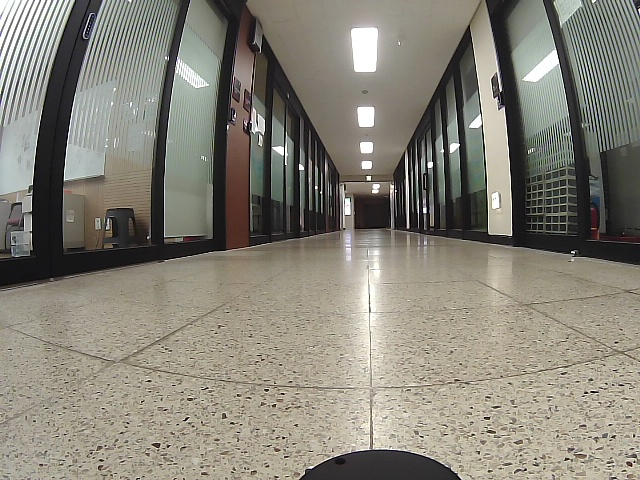
#> input picture src/track_drive/dev/shots/calib_raw.jpg, 640 x 480 px, found by its file name
$ python _auto_refine.py   (older library calls are emulated)
#> lines starting #> are read from the running program, lines starting #| are printed output that depends on the picture
### src/track_drive/track_drive/lib/bev.py
"""BEV 호모그래피 + 렌즈 왜곡 보정 + 차선점 추출 (순수 파이썬, rclpy 금지).

역할: 카메라 캘리브(config/camera.yaml) 로드, 렌즈 왜곡 보정(plumb_bob/fisheye),
      이미지 마스크 → BEV warp → lidar 좌표 차선 중심점 추출, 품질 점수.
입력: camera.yaml (model/K/D/new_K/H + intrinsics_calibrated/h_calibrated),
      BGR 이미지, 차선 마스크(uint8, 이미지 픽셀 좌표).
출력: (xs, ys) lidar_frame 미터 (x전방/y좌), lane_quality 0~1.
예선 대비 변경점: lane_detect_node 의 BEV 상수·_mask_to_centerline_xy 를 lib 로
      승격(원문 유지). H 는 yaml 에서 로드하고 미캘리브 시 예선 시뮬 폴백 H 사용.
      Undistorter 신설 — intrinsics_calibrated=False 면 no-op 패스스루.
캘리브 플래그는 2개로 분리돼 있다 (부분 캘리브가 실제로 자주 생긴다):
      intrinsics_calibrated = K/D 유효 → undistort 실행 여부를 결정,
      h_calibrated          = H 유효    → 지면 좌표 신뢰 여부를 결정.
      구버전 파일의 calibrated 단일 키는 "둘 다"의 의미로 해석한다(하위호환).
본선 실측 반영: 벤더 PDF 는 "170도 어안" 이라 했으나 실측 HFOV≈87°/VFOV≈64° 의
      일반 광각 렌즈였다. 87° 렌즈에 등거리(fisheye) 모델을 쓰면 과파라미터화로
      CHECK_COND 실패·가장자리 악화가 난다. 그래서 기본 왜곡모델을 plumb_bob 으로
      두고, fisheye 경로는 지우지 않고 model 필드로 고르는 하위호환으로 남긴다
      (카메라 교체나 진짜 어안 사용 대비).
"""

import os

import cv2
import numpy as np

try:
    import yaml
except ImportError:  # PyYAML 없는 환경(순수 유닛테스트)에서도 import 는 되게
    yaml = None


# ======================== BEV 상수 (예선 common.py 와 동일 유지) ========================

# ★ 2026-08-12 실차 실측으로 교체. 예선 시뮬 값(RES 0.05 / SUB 3 / BIN 0.18)은
#   굵은 시뮬 차선 기준이라, 실차의 얇은 노란테이프에서는 마스크가 14,451화소나
#   되는데도 BEV 점이 1개만 나왔다 (경로 생성 최소 6개 → 영구 실패).
#   같은 프레임에서 RES 0.02 / SUB 1 / BIN 0.05 로 바꾸면 20개 안팎이 나온다.
#   워프 비용은 0.14ms → 0.82ms 로 무시할 수준(전체 주기 128ms).
BEV_RES = 0.02                      # 실측 (was 0.05 [SIM])
BEV_X_MIN, BEV_X_MAX = -2.0, 12.0   # [SIM] 전방 범위 m
BEV_Y_HALF = 5.0                    # [SIM] 좌우 반폭 m
BEV_W = int(round((2 * BEV_Y_HALF) / BEV_RES))          # 500
BEV_H = int(round((BEV_X_MAX - BEV_X_MIN) / BEV_RES))   # 700

# lidar (x전방/y좌, m) → BEV 픽셀 (u,v) 그리드 행렬
M_GRID = np.array([
    [ 0.0,           -1.0 / BEV_RES, BEV_Y_HALF / BEV_RES],
    [-1.0 / BEV_RES,  0.0,           BEV_X_MAX  / BEV_RES],
    [ 0.0,            0.0,           1.0],
], dtype=np.float64)

# 예선 시뮬 캘리브 호모그래피 (이미지 픽셀 → lidar 미터). 실차 캘리브 전 폴백.
H_PIX2LIDAR_SIM_FALLBACK = np.array([  # [SIM] common.H_PIX2LIDAR_FALLBACK 복사본
    [ 0.00000000000000e+00,  4.63055528548851e-03, -2.73689017508590e+00],
    [ 4.18097842466549e-03,  1.87301533010043e-04, -1.37819064484720e+00],
    [ 0.00000000000000e+00, -2.40130177039888e-03,  5.16378846754945e-01],
], dtype=np.float64)

LANE_PIX_SUBSAMPLE = 1          # 실측 (was 3 [SIM]) — 얇은 테이프는 3칸 건너뛰면 사라진다
LANE_CENTERLINE_BIN_M = 0.05    # 실측 (was 0.18 [SIM]) — 점이 1.6m 안에만 있어 촘촘히 떠야 한다

# lane_quality 등급 기준 (본선 스펙: n/20 × x스팬/3.0)
LANE_QUALITY_GOOD_POINTS = 20.0
LANE_QUALITY_GOOD_SPAN_M = 3.0


# ======================== 왜곡 모델 ========================

# plumb_bob = 브라운-콘라디(일반 광각). D = [k1, k2, p1, p2, k3] (5개)
MODEL_PLUMB_BOB = "plumb_bob"
# fisheye = 등거리 어안. D = [k1, k2, k3, k4] (4개)
MODEL_FISHEYE = "fisheye"
VALID_MODELS = (MODEL_PLUMB_BOB, MODEL_FISHEYE)
# 실차 Xycar 카메라가 실측 HFOV≈87° 일반 광각이므로 기본값은 plumb_bob
DEFAULT_MODEL = MODEL_PLUMB_BOB

# getOptimalNewCameraMatrix alpha 기본값.
# 0.0 = 검은 여백 없이 크롭, 1.0 = 원본 화소 전부 보존(가장자리에 검은 여백)
UNDISTORT_ALPHA_DEFAULT = 0.0

# new_K 일치 판정 허용 오차 (픽셀). 이보다 크게 벌어지면 H 가 무효.
NEW_K_MATCH_TOL = 1e-3


def resolve_distortion_model(model, D=None):
    """model 문자열 정규화. 미지정/미상이면 D 길이로 추론한다 (5→plumb_bob, 4→fisheye).

    반환: (model, note) — note 는 추론이 일어났을 때만 채워지는 로그용 한국어 문자열
          (정상적으로 model 이 명시돼 있으면 빈 문자열).
    """
    name = str(model).strip().lower() if model is not None else ""
    if name in VALID_MODELS:
        return name, ""

    try:
        n = int(np.asarray(D, dtype=np.float64).reshape(-1).size) if D is not None else 0
    except (TypeError, ValueError):
        n = 0

    if n == 4:
        guessed = MODEL_FISHEYE
    elif n >= 5:
        guessed = MODEL_PLUMB_BOB
    else:
        guessed = DEFAULT_MODEL

    if name:
        note = (f"camera.yaml model='{model}' 은 알 수 없는 값 — "
                f"D 길이({n})로 '{guessed}' 추론. model 은 "
                f"{'/'.join(VALID_MODELS)} 중 하나여야 한다.")
    else:
        note = (f"camera.yaml 에 model 필드 없음 — D 길이({n})로 '{guessed}' 자동 추론. "
                f"model 을 명시할 것 ({'/'.join(VALID_MODELS)}).")
    return guessed, note


def _coerce_D(D, n_min):
    """D 를 1차원 float64 로 펴고 최소 길이 n_min 을 0 패딩으로 보장."""
    d = np.asarray(D, dtype=np.float64).reshape(-1)
    if d.size < n_min:
        d = np.concatenate([d, np.zeros(n_min - d.size, dtype=np.float64)])
    return d


def _as_3x3_or_none(M):
    """3x3 float64 로 변환. 실패하거나 None 이면 None."""
    if M is None:
        return None
    try:
        return np.asarray(M, dtype=np.float64).reshape(3, 3)
    except (TypeError, ValueError):
        return None


def _as_size_or_none(data):
    """yaml 의 image_width/image_height → (w, h). 없거나 이상하면 None.

    new_K 는 이 크기 기준으로 계산되므로, 런타임 프레임 크기가 다르면 H 가 무효다.
    """
    try:
        w = int(data["image_width"])
        h = int(data["image_height"])
    except (KeyError, TypeError, ValueError):
        return None
    return (w, h) if w > 0 and h > 0 else None


def _as_car_mask_v(data, image_size):
    """yaml 의 car_mask_v → 차체 가림선 v (보정영상 픽셀). 없거나 이상하면 None.

    이 v 아래(=화면 더 아래)는 차체(라이다 원통·범퍼·바퀴)라 지면이 아니다.
    그대로 두면 차체 화소가 BEV 에서 x≈0.1~0.2m 의 가짜 차선점으로 변환된다.
    tools/bev_view.py 에서 m 키로 클릭해 정한 값 — 보정영상 좌표계 기준이라
    프레임 크기가 캘리브 기준과 다르면 비율로 환산해 써야 한다.
    """
    try:
        v = float(data["car_mask_v"])
    except (KeyError, TypeError, ValueError):
        return None
    if not np.isfinite(v) or v <= 0:
        return None
    # 캘리브 기준 높이를 넘는 값은 사실상 "안 자름" — None 과 같으니 버린다.
    if image_size and v >= image_size[1]:
        return None
    return v


# ======================== 캘리브 로드 ========================

def resolve_calib_flags(data):
    """yaml dict → (intrinsics_calibrated, h_calibrated). 하위호환 규칙 포함.

    - 두 플래그가 각각 있으면 그대로 쓴다.
    - 없으면 구버전 단일 키 calibrated 값을 기본값으로 쓴다
      (구버전 calibrated:true = K/D·H 둘 다 유효라는 뜻이었다).
    """
    data = data if isinstance(data, dict) else {}
    legacy = bool(data.get("calibrated", False))
    intr = bool(data["intrinsics_calibrated"]) \
        if "intrinsics_calibrated" in data else legacy
    h_ok = bool(data["h_calibrated"]) if "h_calibrated" in data else legacy
    return intr, h_ok


def load_camera_config(path):
    """camera.yaml → dict(K, D, H, model, new_K, image_size, note,
                          intrinsics_calibrated, h_calibrated, calibrated).

    ★ 플래그 분리: K/D 의 유효성(intrinsics_calibrated)과 H 의 유효성(h_calibrated)은
      따로 간다. 실차에서는 "K/D 는 임포트했지만 지면 H 는 아직" 이 정상 중간 상태라,
      예전처럼 하나의 calibrated 로 묶으면 실측 K/D 까지 폴백으로 버려져
      undistort 가 통째로 죽는다.
        intrinsics_calibrated=True  → yaml 의 K/D 를 그대로 쓴다 (undistort 실행).
        intrinsics_calibrated=False → K=단위행렬 / D=0 폴백 (undistort 패스스루).
        h_calibrated=True  → yaml 의 H(+new_K) 사용.
        h_calibrated=False → 예선 시뮬 폴백 H 사용, new_K 는 무시(H 와 짝이므로).
      구버전 파일의 단일 키 calibrated 는 두 플래그의 기본값으로 해석한다.
      반환 dict 의 "calibrated" 는 하위호환용 요약 = (intrinsics and h).

    model: "plumb_bob"(일반 광각·기본) | "fisheye"(등거리 어안).
           yaml 에 없거나 값이 이상하면 D 길이로 추론(5→plumb_bob, 4→fisheye)하고
           그 사실을 note(로그용 문자열)에 남긴다.
    D:     model 에 맞춰 길이 정규화 — fisheye 는 4개, plumb_bob 은 최소 5개.
    new_K: undistort 결과 픽셀 좌표계를 정의하는 카메라 행렬. H 가 이 좌표계 기준이라
           캘리브 때 쓴 값을 그대로 저장/로드해야 H 가 유효하다. yaml 에 없으면 None
           이고, 이때 Undistorter 가 모델 규약대로 계산한다
           (fisheye → new_K=K, plumb_bob → getOptimalNewCameraMatrix(alpha)).
    image_size: yaml 의 image_width/height → (w, h). 캘리브 기준 해상도이며
           new_K/H 가 이 크기 기준이다. 없으면 None.
    note:  호출측(노드)이 그대로 찍으면 되는 한국어 경고/안내. 없으면 빈 문자열.
           폴백이 일어난 사유(K/D 미보정, H 미보정 등)가 여기 쌓인다.

    파일 없음 / 파싱 실패면 전부 폴백 + 두 플래그 False 반환 —
    호출측(노드)이 반드시 경고 로그를 남길 것.
    """
    fallback = {
        "K": np.eye(3, dtype=np.float64),
        "D": np.zeros(5, dtype=np.float64),   # 기본 모델(plumb_bob) 길이
        "H": H_PIX2LIDAR_SIM_FALLBACK.copy(),
        "calibrated": False,
        "intrinsics_calibrated": False,
        "h_calibrated": False,
        "model": DEFAULT_MODEL,
        "new_K": None,
        "image_size": None,
        "car_mask_v": None,
        "note": "",
    }

    if yaml is None or not path or not os.path.isfile(path):
        return fallback

    try:
        with open(path, "r", encoding="utf-8") as f:
            data = yaml.safe_load(f)
        if not isinstance(data, dict):
            return fallback
        intr, h_ok = resolve_calib_flags(data)
        K = np.asarray(data["K"], dtype=np.float64).reshape(3, 3)
        D_raw = np.asarray(data["D"], dtype=np.float64).reshape(-1)
        H = np.asarray(data["H"], dtype=np.float64).reshape(3, 3)
        # model 은 D 를 자르기 전의 원본 길이로 추론해야 한다 (5 vs 4 구분)
        model, note = resolve_distortion_model(data.get("model"), D_raw)
        D = _coerce_D(D_raw, 4)[:4] if model == MODEL_FISHEYE else _coerce_D(D_raw, 5)
        new_K = _as_3x3_or_none(data.get("new_K"))
        image_size = _as_size_or_none(data)
        car_mask_v = _as_car_mask_v(data, image_size)
    except (KeyError, TypeError, ValueError, OSError, yaml.YAMLError):
        return fallback

    notes = [note] if note else []

    if not intr:
        # K/D 를 신뢰할 수 없다 → 폴백으로 치환해 undistort 가 패스스루가 되게 한다.
        K = fallback["K"].copy()
        D = np.zeros(4 if model == MODEL_FISHEYE else 5, dtype=np.float64)
        notes.append(
            "intrinsics_calibrated=false — K/D 를 단위행렬/0 폴백으로 대체했다 "
            "(undistort 패스스루). tools/import_camera_info.py 또는 "
            "calib_camera.py 로 K/D 를 먼저 채울 것.")

    if not h_ok:
        # 미캘리브 H 는 신뢰 금지 — 검증된 예선 시뮬 폴백 H 를 쓴다.
        H = H_PIX2LIDAR_SIM_FALLBACK.copy()
        reason = ("h_calibrated=false — H 를 예선 시뮬 폴백값으로 대체했다. "
                  "실차 지면 좌표(BEV/차선)는 부정확하다 — "
                  "tools/calib_ground_h.py 로 H 를 잡을 것.")
        if new_K is not None:
            # new_K 는 H 와 짝(같은 undistort 픽셀 좌표계)이라 H 없이는 의미가 없다.
            reason += " yaml 의 new_K 는 H 와 짝이므로 함께 무시한다."
            new_K = None
        if intr:
            # undistort 는 켜지는데 H 는 원본픽셀 기준 시뮬값 → 좌표계가 어긋난다.
            reason += (" ※ K/D 는 유효해 undistort 는 켜지지만 폴백 H 는 "
                       "undistort 이전 픽셀 기준이라 좌표계가 어긋난 상태다.")
        notes.append(reason)
    elif not intr:
        notes.append("h_calibrated=true 인데 K/D 는 미보정 — H 가 원본(raw) 픽셀 "
                     "기준으로 잡힌 것인지 확인할 것.")

    return {"K": K, "D": D, "H": H,
            "calibrated": bool(intr and h_ok),   # 하위호환 요약 키
            "intrinsics_calibrated": bool(intr),
            "h_calibrated": bool(h_ok),
            "model": model, "new_K": new_K, "image_size": image_size,
            "car_mask_v": car_mask_v,
            "note": " / ".join(notes)}


# ======================== 렌즈 왜곡 보정 (plumb_bob / fisheye) ========================

class Undistorter:
    """렌즈 왜곡 보정. 리맵 테이블 1회 생성 후 캐시 (프레임마다 재계산 금지).

    model="plumb_bob": 일반 광각(브라운-콘라디). D=[k1,k2,p1,p2,k3],
        cv2.getOptimalNewCameraMatrix(alpha) + cv2.initUndistortRectifyMap.
        실차 Xycar 카메라(실측 HFOV≈87°/VFOV≈64°)가 여기 해당 — 기본값.
    model="fisheye": 등거리 어안. D=[k1,k2,k3,k4], cv2.fisheye.* (기존 경로 그대로).
        87° 급 렌즈에 쓰면 과파라미터화로 가장자리가 오히려 나빠지니 진짜 어안일 때만.
    model=None: D 길이로 자동 추론 (5→plumb_bob, 4→fisheye). 추론 사유는
        self.model_note 에 남는다.

    calibrated=False (= K/D 미보정, camera.yaml 의 intrinsics_calibrated=false) 면
    no-op 패스스루. 초기화 실패 시에도 패스스루로 떨어지므로 호출측은 enabled 를
    확인해 경고 로그를 남길 것.
    ※ 이 인자는 K/D 유효성만 뜻한다 — H 유효성(h_calibrated)과 무관하다.
      from_config() 을 쓰면 intrinsics_calibrated 가 자동으로 전달된다.

    ★ new_K 주의: H 는 "undistort 된 픽셀 → 지면좌표" 라서, undistort 에 쓴 new_K 가
      바뀌면 H 가 통째로 무효가 된다 (plumb_bob 은 alpha·이미지크기에 따라 new_K 가
      달라진다). 캘리브 때 쓴 new_K 를 camera.yaml 의 new_K 에 적어 넘기고,
      런타임 값과 check_new_K_match() 로 대조할 것.
    """

    def __init__(self, K, D, size, calibrated=True,
                 model=None, alpha=UNDISTORT_ALPHA_DEFAULT, new_K=None):
        # size = (width, height) 예: (640, 480)
        self.enabled = False
        self.alpha = float(alpha)
        self.roi = None                 # plumb_bob 에서 유효 화소 영역 (x, y, w, h)
        self.model, self.model_note = resolve_distortion_model(model, D)
        # 패스스루/초기화 실패 시엔 원본 픽셀 좌표 그대로이므로 new_K = K
        try:
            self.new_K = None if K is None else np.asarray(K, dtype=np.float64)
        except (TypeError, ValueError):
            self.new_K = None
        if not calibrated or K is None or D is None:
            return

        try:
            K_m = np.asarray(K, dtype=np.float64).reshape(3, 3)
            w, h = int(size[0]), int(size[1])
            if self.model == MODEL_FISHEYE:
                D_m = _coerce_D(D, 4)[:4]
                # 어안 규약: new_K = K 유지 → yaml 의 H(undistort 이미지 기준)와 좌표 일치.
                # (yaml 에 new_K 가 명시돼 있으면 그쪽을 우선 — 캘리브 당시 값이 정답)
                nk = K_m.copy() if new_K is None else np.asarray(
                    new_K, dtype=np.float64).reshape(3, 3)
                map1, map2 = cv2.fisheye.initUndistortRectifyMap(
                    K_m, D_m.reshape(4, 1), np.eye(3), nk, (w, h), cv2.CV_16SC2)
            else:
                D_m = _coerce_D(D, 5)
                if new_K is None:
                    # alpha=0.0 → 검은 여백 없이 크롭, 1.0 → 원본 화소 전부 보존
                    nk, roi = cv2.getOptimalNewCameraMatrix(
                        K_m, D_m, (w, h), self.alpha)
                    nk = np.asarray(nk, dtype=np.float64).reshape(3, 3)
                    self.roi = tuple(int(v) for v in roi)
                else:
                    nk = np.asarray(new_K, dtype=np.float64).reshape(3, 3)
                map1, map2 = cv2.initUndistortRectifyMap(
                    K_m, D_m, np.eye(3), nk, (w, h), cv2.CV_16SC2)
            # 맵 생성이 끝난 뒤에만 상태 확정 (실패 시 패스스루 상태 유지)
            self._map1, self._map2 = map1, map2
            self.new_K = nk
            self.enabled = True
        except (cv2.error, TypeError, ValueError, IndexError):
            # 잘못된 K/D/size — 패스스루 유지 (호출측이 enabled 확인해 경고 로그)
            self.enabled = False

    @classmethod
    def from_config(cls, cam, size, alpha=UNDISTORT_ALPHA_DEFAULT):
        """load_camera_config() 결과 dict 로 바로 생성 (model/new_K 자동 전달).

        undistort 가능 여부는 K/D 유효성 = intrinsics_calibrated 로 판단한다.
        (H 미보정(h_calibrated=false)이어도 K/D 가 실측이면 undistort 는 켠다.)
        구버전 dict 처럼 intrinsics_calibrated 키가 없으면 calibrated 로 대체.
        """
        cam = cam or {}
        intr = cam.get("intrinsics_calibrated", cam.get("calibrated", False))
        return cls(cam.get("K"), cam.get("D"), size,
                   calibrated=bool(intr),
                   model=cam.get("model"), alpha=alpha, new_K=cam.get("new_K"))

    def apply(self, bgr):
        if not self.enabled or bgr is None:
            return bgr
        return cv2.remap(bgr, self._map1, self._map2,
                         interpolation=cv2.INTER_LINEAR,
                         borderMode=cv2.BORDER_CONSTANT)


# [275 lines left out: functions check_new_K_match, _lane_mask_to_lidar_xy, _mask_to_centerline_xy, undistort_pixels, pixels_to_ground, centerline_from_ground and 7 more, not called in this run]

### src/track_drive/dev/scripts/_auto_refine.py
#!/usr/bin/env python3
"""
줄눈 자동 검출로 H 정밀화.
현재 H 를 초기추정으로 써서 줄눈 예상 위치 근처의 '어두운 골'을 서브픽셀로 찾고,
그 대응점으로 H 를 재적합한다. 사람 클릭 오차(원거리 1px=50~80mm)를 제거하는 것이 목적.
"""
import sys
import numpy as np, cv2

sys.path.insert(0, "/home/xytron/xycar_ws/본선/track_drive")
from track_drive.lib import bev as B

CFG = "/home/xytron/xycar_ws/본선/track_drive/config/camera.yaml"
P = 0.453333
MIN_CONTRAST = 8.0

cam = B.load_camera_config(CFG)
raw = cv2.imread("/home/xytron/calib_raw.jpg")
#> raw is the input picture: shape (480, 640, 3); mean B, G, R 119.7, 130.7, 134.1
und = B.Undistorter.from_config(cam, (raw.shape[1], raw.shape[0]))
img = und.apply(raw)
#> in apply, `return cv2.remap(bgr, self._map1, self._map2, interpolation=cv2.INTER_..`:
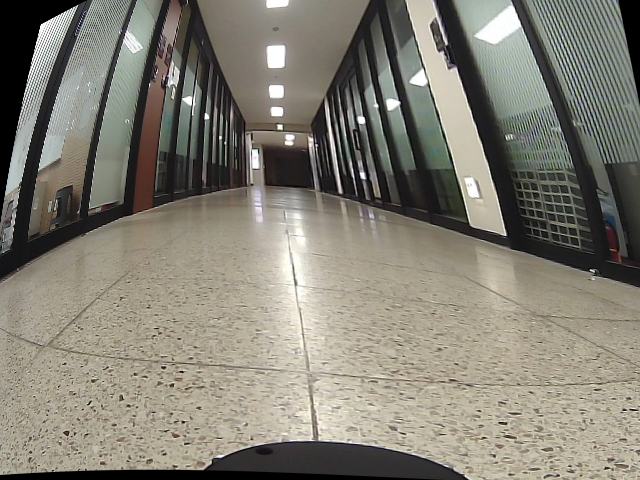
#> returned value: shape (480, 640, 3); mean of channels 0, 1, 2 116.5, 127.6, 131.1; drawn as B, G, R
gray = cv2.cvtColor(img, cv2.COLOR_BGR2GRAY).astype(np.float32)
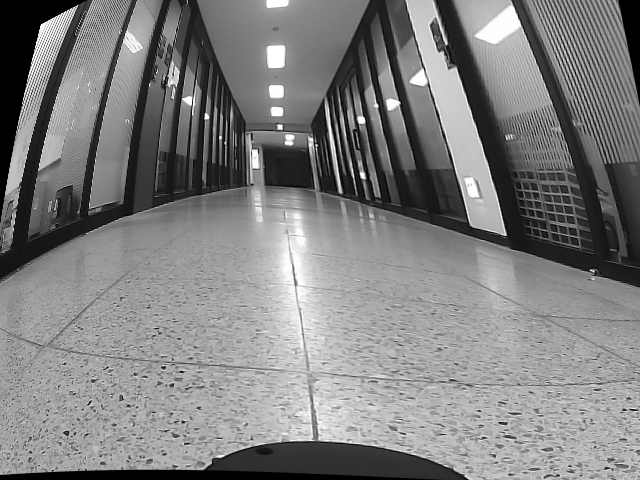
#> gray: shape (480, 640) float32; min 0, max 255, mean 127.4
gray = cv2.GaussianBlur(gray, (0, 0), 1.1)
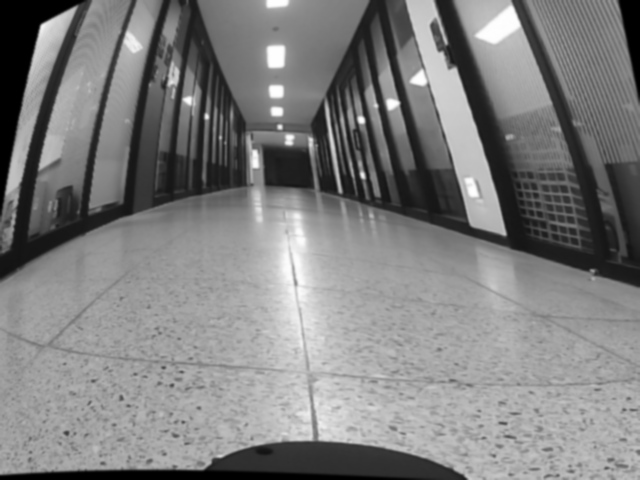
#> gray: shape (480, 640) float32; min 0, max 255, mean 127.4
Himg, Wimg = gray.shape

H = np.array(cam["H"], np.float64)


def inv_sign(Hm):
    Hi = np.linalg.inv(Hm)
    return Hi, np.sign((Hi @ np.array([1.0, 0.0, 1.0]))[2])


def g2p(Hi, wref, x, y):
    q = Hi @ np.array([x, y, 1.0])
    if abs(q[2]) < 1e-12 or np.sign(q[2]) != wref:
        return None
    u, v = q[0] / q[2], q[1] / q[2]
    if not (3 <= u < Wimg - 3 and 3 <= v < Himg - 3):
        return None
    return u, v


# [26 lines left out: functions subpix_min, scan_v, scan_u, not called in this run]


I_LIST = [1, 2, 3, 4, 5, 6]
J_LIST = [-2, -1, 0, 1, 2]
Y_SAMPLES = [-0.60, -0.30, 0.0, 0.30, 0.60]
X_SAMPLES = [0.55, 0.75, 1.0, 1.3, 1.7, 2.1]

for it in range(4):
    Hi, wref = inv_sign(H)
    half_t = [16, 9, 6, 4][it]      # 반복할수록 탐색창 축소
    pix, gnd, tags = [], [], []

    # 가로 줄눈 (x = i*P)
    for i in I_LIST:
        x = i * P
        for yy in Y_SAMPLES:
            p = g2p(Hi, wref, x, yy)
            if p is None:
                continue
            vv, ct = scan_v(p[0], p[1], half_t)
            if vv is None or ct < MIN_CONTRAST:
                continue
            pix.append([p[0], vv]); gnd.append([x, yy]); tags.append(f"row i={i} y={yy:+.2f}")

    # 세로 줄눈 (y = j*P)
    for j in J_LIST:
        y = j * P
        for xx in X_SAMPLES:
            p = g2p(Hi, wref, xx, y)
            if p is None:
                continue
            uu, ct = scan_u(p[1], p[0], half_t * 2)
            if uu is None or ct < MIN_CONTRAST:
                continue
            pix.append([uu, p[1]]); gnd.append([xx, y]); tags.append(f"col j={j} x={xx:.2f}")

    if len(pix) < 8:
        print(f"[{it}] 검출 부족 ({len(pix)}) — 중단"); break
    Pm, Gm = np.array(pix), np.array(gnd)
    Hn, mask = cv2.findHomography(Pm, Gm, cv2.RANSAC, 0.02)
    if Hn is None:
        print(f"[{it}] 적합 실패"); break
    Hn = Hn / Hn[2, 2]
    ph = np.hstack([Pm, np.ones((len(Pm), 1))])
    q = (Hn @ ph.T).T; q = q[:, :2] / q[:, 2:3]
    e = np.linalg.norm(q - Gm, axis=1)
    inl = mask.ravel().astype(bool)
    print(f"[{it}차] 검출 {len(Pm)}점 / inlier {inl.sum()} → "
          f"RMS {np.sqrt((e[inl]**2).mean())*1000:6.1f} mm, 최대 {e[inl].max()*1000:6.1f} mm "
          f"(창 ±{half_t}px)")
    H = Hn

np.save("/home/xytron/H_auto.npy", H)
print("\n최종 H 저장: /home/xytron/H_auto.npy")

# 최종 검증: 예측 vs 실측 줄눈 오차
Hi, wref = inv_sign(H)
print("\n=== 최종 검증 (예측 줄눈 vs 실제 줄눈) ===")
print(f"{'i':>2} {'x[m]':>6} {'u':>5} {'예측v':>7} {'실제v':>7} {'Δx[mm]':>8}")
errs = []
for i in I_LIST:
    x = i * P
    for yy in (0.3, 0.0, -0.3):
        p = g2p(Hi, wref, x, yy)
        if p is None:
            continue
        vv, ct = scan_v(p[0], p[1], 5)
        if vv is None or ct < MIN_CONTRAST:
            continue
        p2 = g2p(Hi, wref, x + 0.02, yy)
        if p2 is None:
            continue
        dvdx = (p2[1] - p[1]) / 0.02
        dx = (vv - p[1]) / dvdx * 1000
        errs.append(abs(dx))
        print(f"{i:2d} {x:6.3f} {p[0]:5.0f} {p[1]:7.1f} {vv:7.1f} {dx:+8.1f}")
if errs:
    a = np.array(errs)
    print(f"\n평균 |Δx| = {a.mean():.1f} mm, 중앙값 {np.median(a):.1f} mm, 최대 {a.max():.1f} mm")
